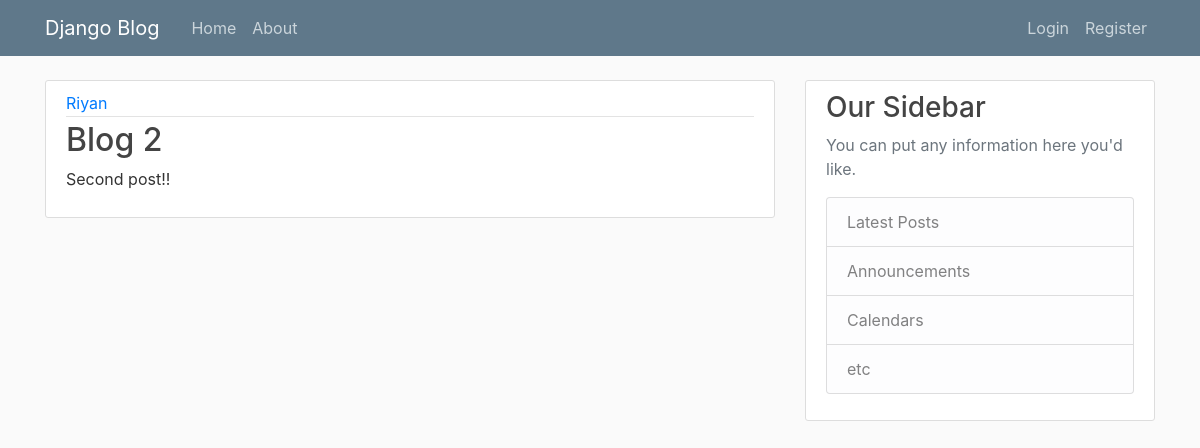
Screenshot of /post/2 with the database file from the repository.
### blog/models.py (models this page shows, shortened)
class Post(models.Model):
    title = models.CharField(max_length=100)
    content = models.TextField()
    date_posted = models.DateTimeField(auto_now_add=True)
    author = models.ForeignKey(User, on_delete=models.CASCADE) #when user is deleted, posts also get deleted thats why cascade is used

### blog/views.py (the view)
# urls.py: path('post/<int:pk>',PostDetailView.as_view(),name = 'post-detail'),
class PostDetailView(DetailView):
    model = Post

### blog/templates/blog/post_detail.html (shortened to what this page needs)
{% extends "blog/base.html" %}
{% block content %}
    <article class="media content-section">
        <div class="media-body">
          <div class="article-metadata">
            <a class="mr-2" href="#">{{ object.author }}</a>
          </div>
          <h2 class="article-title">{{ object.title }}</h2>
          <p class="article-content">{{ object.content }}</p>
        </div>
    </article>
{% endblock content %}

### blog/static/blog/main.css (style rules this page uses)
body { background: #fafafa; color: #333333; margin-top: 5rem; }
h1, h2, h3, h4, h5, h6 { color: #444444; }
.content-section { background: #ffffff; padding: 10px 20px; border: 1px solid #dddddd; border-radius: 3px; margin-bottom: 20px; }
.article-title { color: #444444; }
.article-content { white-space: pre-line; }
.article-metadata { padding-bottom: 1px; margin-bottom: 4px; border-bottom: 1px solid #e3e3e3 }

### rows the page displays
Post: author "Riyan", title "Blog 2", content "Second post!!"
